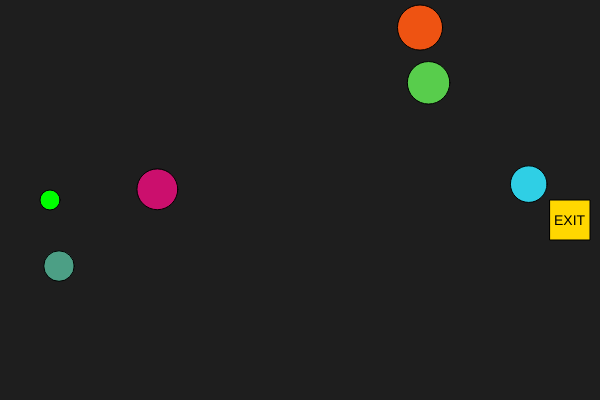
Frame 1 (no input)
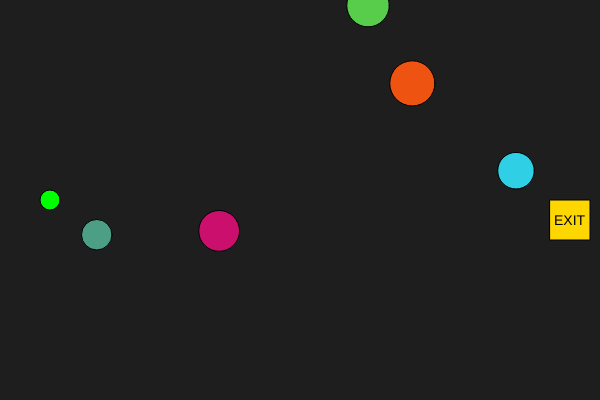
Frame 60 (no input)
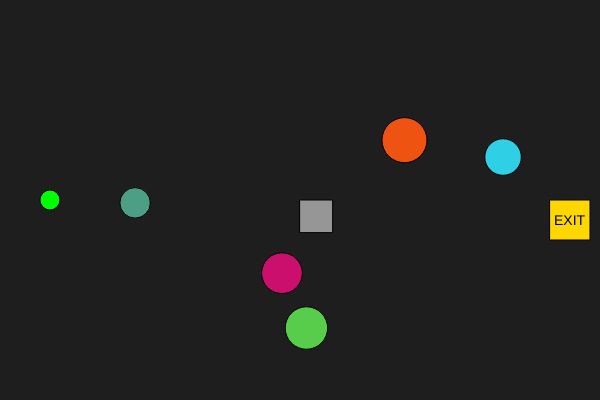
Frame 120 (the mouse pressed at the canvas centre since frame 60)

The p5.js sketch that drew these frames (run headless with seeded random() and noise() and a simulated clock; from frame 60 on, the mouse is pressed at the canvas centre):

// p5.js sketch
// ── sketch.js
let obstacles = [];
let player;
let exit;
let newObstacles = [];

function setup() {
  createCanvas(600, 400);
  
  // Create player
  player = createVector(50, height / 2);

  // Create exit
  exit = { x: width - 50, y: height / 2, size: 40 };

  // Initialize random obstacles
  for (let i = 0; i < 5; i++) {
    obstacles.push({
      x: random(width),
      y: random(height),
      size: random(20, 50),
      color: color(random(255), random(255), random(255)),
      xSpeed: random(-2, 2),
      ySpeed: random(-2, 2)
    });
  }
}

function draw() {
  background(30);
  
  // Draw player
  fill(0, 255, 0);
  ellipse(player.x, player.y, 20);

  // Draw exit
  fill(255, 215, 0);
  rect(exit.x, exit.y, exit.size, exit.size);
  textSize(14);
  fill(0);
  text("EXIT", exit.x + 4, exit.y + 25);

  // Draw and update obstacles
  for (let obs of obstacles) {
    fill(obs.color);
    ellipse(obs.x, obs.y, obs.size);
    obs.x += obs.xSpeed;
    obs.y += obs.ySpeed;

    // Wrap around screen
    if (obs.x < 0) obs.x = width;
    if (obs.x > width) obs.x = 0;
    if (obs.y < 0) obs.y = height;
    if (obs.y > height) obs.y = 0;
  }

  // Draw non-moving obstacles
  for (let obs of newObstacles) {
    fill(150);
    rect(obs.x, obs.y, obs.size, obs.size);
  }

  // Check if player reached the exit
  if (
    player.x > exit.x &&
    player.x < exit.x + exit.size &&
    player.y > exit.y &&
    player.y < exit.y + exit.size
  ) {
    textSize(32);
    fill(255);
    text("You Win!", width / 2 - 70, height / 2);
    noLoop();
  }
}

function mousePressed() {
  newObstacles.push({
    x: mouseX,
    y: mouseY,
    size: random(30, 50)
  });
}

function keyPressed() {
  // Move player with arrow keys
  if (keyCode === UP_ARROW) player.y -= 10;
  if (keyCode === DOWN_ARROW) player.y += 10;
  if (keyCode === LEFT_ARROW) player.x -= 10;
  if (keyCode === RIGHT_ARROW) player.x += 10;
}
